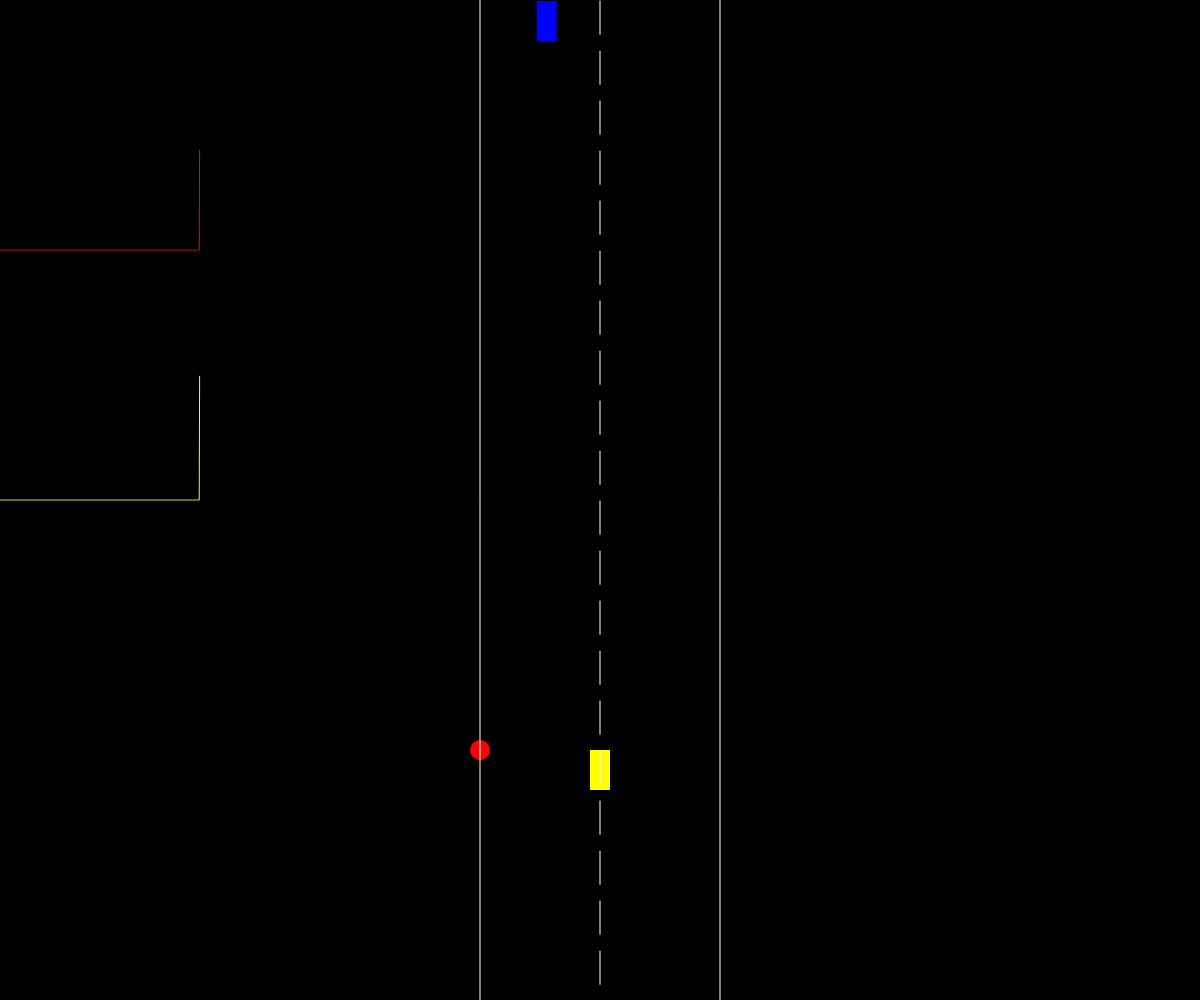
Frame 1 (no input)
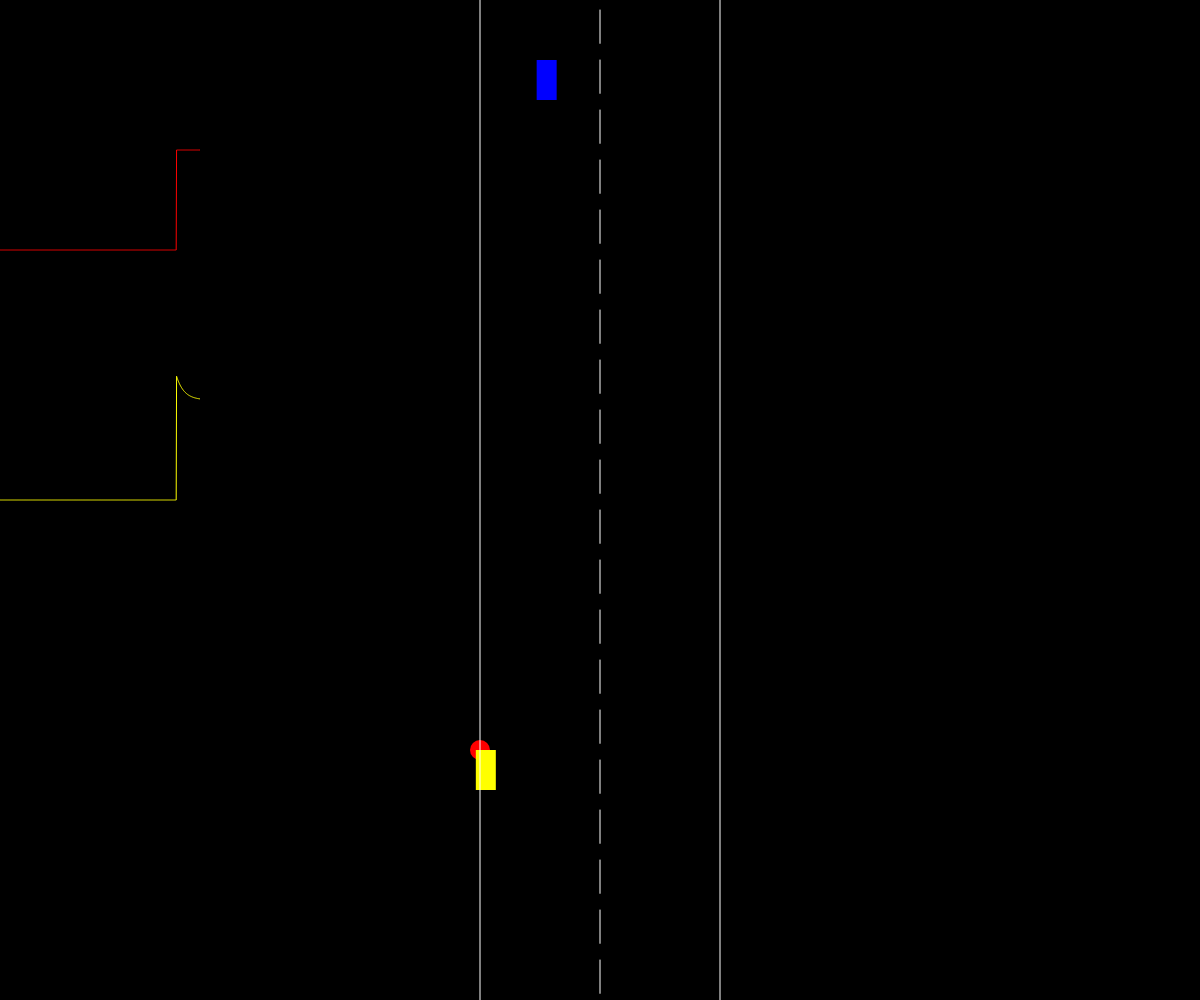
Frame 60 (no input)
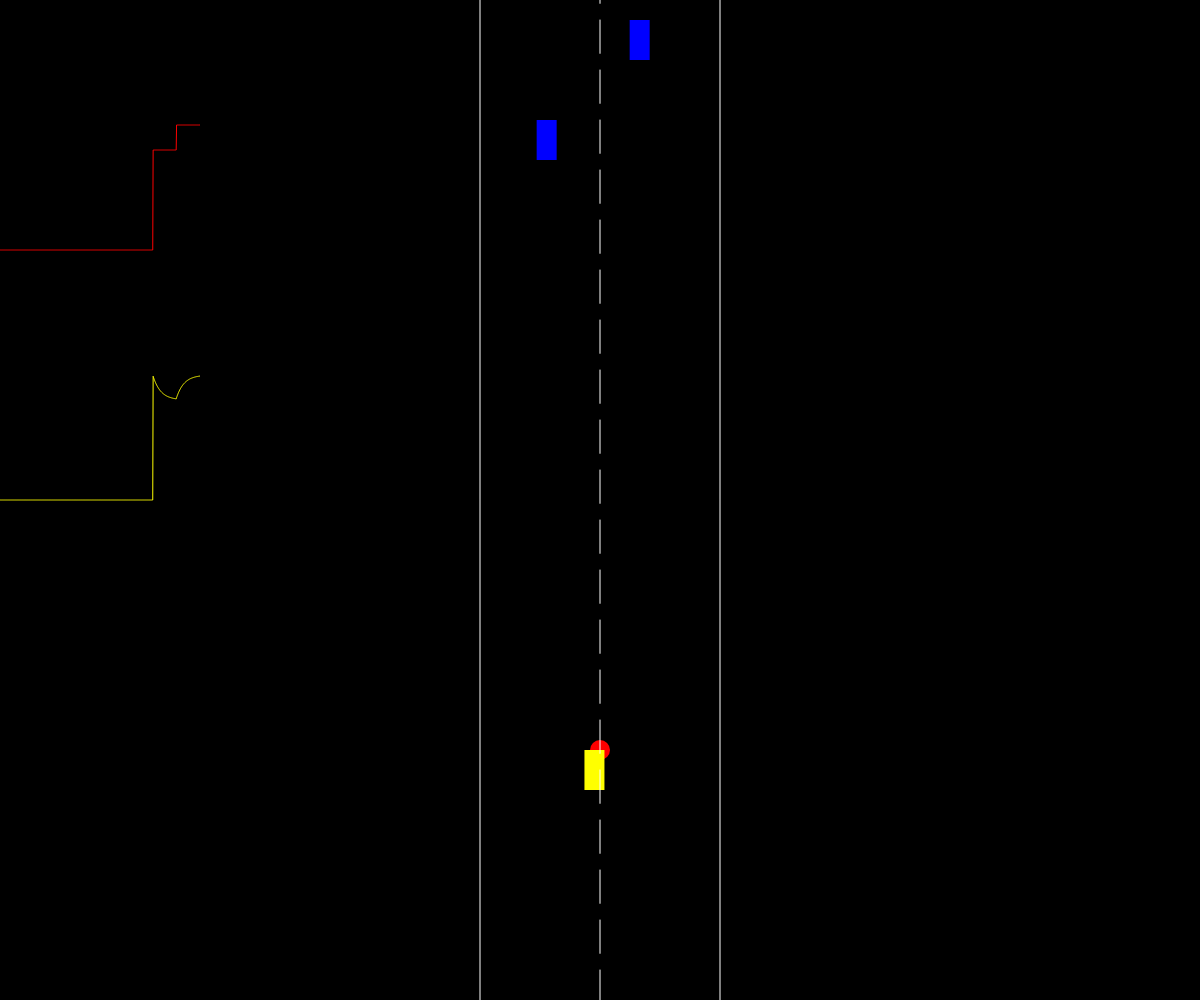
Frame 120 (the mouse pressed at the canvas centre since frame 60)

The p5.js sketch that drew these frames (run headless with seeded random() and noise() and a simulated clock; from frame 60 on, the mouse is pressed at the canvas centre):

// p5.js sketch
// ── sketch.js
var gamePos;
var smoothedGamePos;

var rawValues = [];
var smoothValues = [];

function setup() {
  createCanvas(windowWidth, windowHeight);
  gamePos = createVector(width / 2, 0);
  smoothedGamePos = gamePos.copy();

  for (var i = 0; i < 512; i++) {
    rawValues.push(0);
    smoothValues.push(0);
  }
}

function draw() {
  background(0);

  push();
  translate(0, (height * 3) / 4);
  noStroke();

  //the raw game position
  fill(255, 0, 0);
  ellipse(gamePos.x, gamePos.y, 20, 20);

  //the smoothed position
  fill(255, 255, 0);
  rect(smoothedGamePos.x - 10, smoothedGamePos.y, 20, 40);

  pop();

  noStroke();

  /////////////////////draw the cars/////////////////////////////////

  for (var i = 0; i < 5; i++) {
    randomSeed(i * 1000); //isn't this useful !
    fill(0, 0, 255);
    rect(width / 2 + random(-width * 0.1, width * 0.1), (frameCount % (height + 400)) - i * 100, 20, 40);
  }

  ////////////////////draw the moving road////////////////////////////

  stroke(255);
  line(width * 0.6, 0, width * 0.6, height);
  line(width * 0.4, 0, width * 0.4, height);

  push();
  translate(0, -height / 20 + (frameCount % (height / 20)));
  for (var i = 0; i < 21; i++) {
    line(width / 2, (i * height) / 20, width / 2, (i * height) / 20 + height / 30); // the ground
  }
  pop();

  ///////////////////////Update the values for drawing the signal/////////////////////
  rawValues.push(gamePos.x / width);
  rawValues.shift();

  smoothedGamePos.x = smoothedGamePos.x * 0.95 + gamePos.x * 0.05;

  smoothValues.push(smoothedGamePos.x / width);
  smoothValues.shift();

  ///////////////////////////Draw the signal/////////////////////////
  noFill();

  beginShape();
  stroke(255, 0, 0);
  for (var i = 0; i < 512; i++) {
    vertex((i * 200) / 512, -rawValues[i] * height * 0.25 + height * 0.25);
  }
  endShape();

  beginShape();
  stroke(255, 255, 0);
  for (var i = 0; i < 512; i++) {
    vertex((i * 200) / 512, -smoothValues[i] * height * 0.25 + height * 0.5);
  }
  endShape();
}

function mouseMoved() {
  gamePos.x = constrain(mouseX, width * 0.4, width * 0.6);
}
